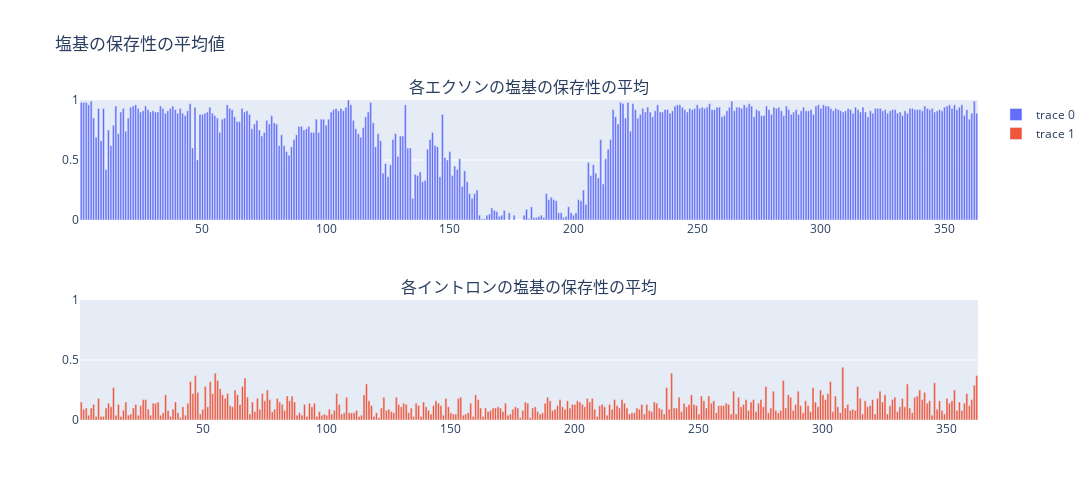

The cell this chart's notebook holds for it:
### Code cell
# 上記のデータの可視化
fig = make_subplots(rows=2, cols=1, subplot_titles=("各エクソンの塩基の保存性の平均", "各イントロンの塩基の保存性の平均"))
fig.add_trace(go.Bar(x=list(exon_cons_ave.keys()), y=list(exon_cons_ave.values())), row=1, col=1)
fig.add_trace(go.Bar(x=list(intron_cons_ave.keys()), y=list(intron_cons_ave.values())), row=2, col=1)
fig.update_yaxes(range=[0, 1], row=1, col=1)
fig.update_yaxes(range=[0, 1], row=2, col=1)
fig.update_layout(height=500, width=1200, title_text="塩基の保存性の平均値")
fig.show()

### Figure 1 — Plotly figure (JSON) as saved in the notebook; plotly's stock layout.template omitted (floating-point values rounded to 4 significant figures; data arrays with more than 128 entries replaced by an {"elided": "..."} marker saying what was removed)
{"data": [{"type": "bar", "x": {"elided": "363 int values"}, "xaxis": "x", "y": {"elided": "363 float values"}, "yaxis": "y"}, {"type": "bar", "x": {"elided": "362 int values"}, "xaxis": "x2", "y": {"elided": "362 float values"}, "yaxis": "y2"}], "layout": {"annotations": [{"font": {"size": 16}, "showarrow": false, "text": "各エクソンの塩基の保存性の平均", "x": 0.5, "xanchor": "center", "xref": "paper", "y": 1, "yanchor": "bottom", "yref": "paper"}, {"font": {"size": 16}, "showarrow": false, "text": "各イントロンの塩基の保存性の平均", "x": 0.5, "xanchor": "center", "xref": "paper", "y": 0.375, "yanchor": "bottom", "yref": "paper"}], "height": 500, "title": {"text": "塩基の保存性の平均値"}, "width": 1200, "xaxis": {"anchor": "y", "domain": [0, 1]}, "xaxis2": {"anchor": "y2", "domain": [0, 1]}, "yaxis": {"anchor": "x", "domain": [0.625, 1], "range": [0, 1]}, "yaxis2": {"anchor": "x2", "domain": [0, 0.375], "range": [0, 1]}}}
